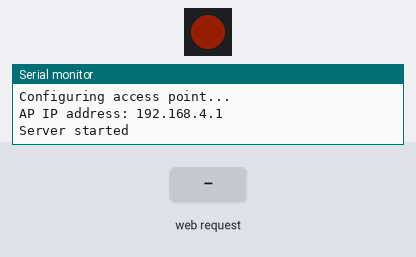
Recording of a sketch running on a simulated ESP32. On the bench: 1 RGB LEDs in strip order, left to right, the last lines printed to the serial monitor. The test bench sets the inputs (shaded band). Dim RGB values are drawn brighter than linear.

Above: at 1.2 s.
1.3 s: HTTP request GET /C received
At 1.7 s:
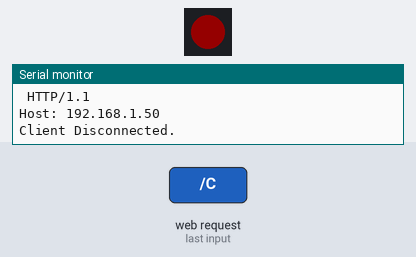
2.8 s: HTTP request GET /C received
At 4.0 s:
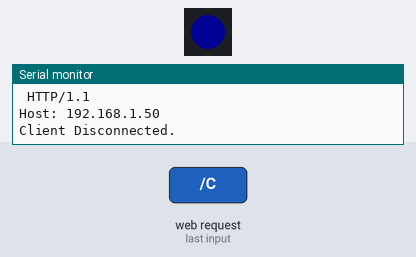
4.3 s: HTTP request GET /C received
At 5.2 s:
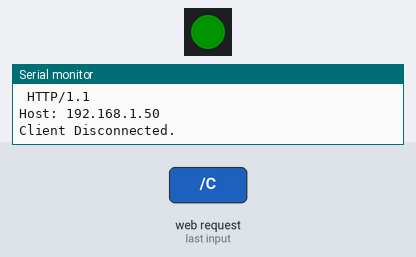
5.8 s: HTTP request GET /C received
At 6.4 s:
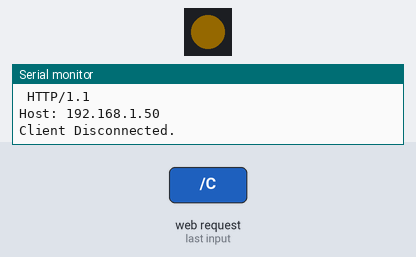
7.3 s: HTTP request GET /C received
At 8.7 s:
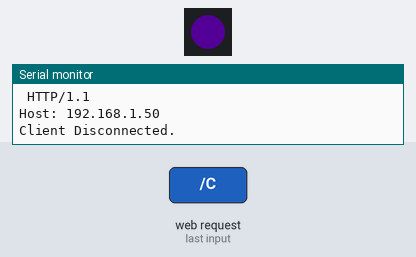
Timing chart, 0 to 9.8 s (numbered marks = the images above; inputs shaded):
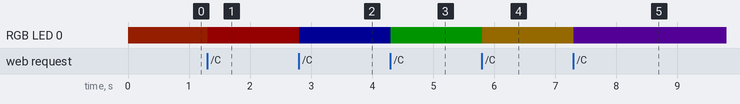

The sketch:

wifiAPpart4.ino
```cpp
/*
  WiFiAccessPoint.ino creates a WiFi access point and provides a web server on it.

  Steps:
  1. Connect to the access point
  2. Point your web browser to http://192.168.4.1/
  3. Press the CHANGE button: the NeoPixel and the webpage both step to the
     next color in the colors array (orange, red, blue, green, yellow, purple).

  Created for arduino-esp32 on 04 July, 2018
  by Elochukwu Ifediora (fedy0)
*/

#include <Arduino.h>
#include <WiFi.h>
#include <NetworkClient.h>
#include <WiFiAP.h>
#include <Adafruit_NeoPixel.h>

#define PIN_NEOPIXEL 38  // Set the GPIO pin where you connected your test LED or comment this line out if your dev board has a built-in LED
#define NUM_LEDS 1

// Set these to your desired credentials.
const char *ssid = "BOBASTICSIDEYE!";
const char *password = "batflash05";

// ---- Colors array (the "states") ----
const int NUM_COLORS = 6;
const char *colorNames[NUM_COLORS] = { "orange", "red", "blue", "green", "yellow", "purple" };
const uint8_t colorRGB[NUM_COLORS][3] = {   // NeoPixel colors
  { 255, 60, 0 },     // orange
  { 255, 0, 0 },      // red
  { 0, 0, 255 },      // blue
  { 0, 255, 0 },      // green
  { 255, 180, 0 },    // yellow
  { 140, 0, 255 }     // purple
};
const char *colorHex[NUM_COLORS] = {        // matching webpage colors
  "#FF8C00", "#E00000", "#0000FF", "#00A000", "#FFD700", "#8000FF"
};
int colorIndex = 0;                         // current state

NetworkServer server(80);
Adafruit_NeoPixel pixel(NUM_LEDS, PIN_NEOPIXEL, NEO_GRB + NEO_KHZ800);

void showColor() {
  pixel.setPixelColor(0, pixel.Color(colorRGB[colorIndex][0], colorRGB[colorIndex][1], colorRGB[colorIndex][2]));
  pixel.show();
}

void setup() {

  pixel.begin();            // Initialize NeoPixel
  pixel.setBrightness(20);  // Make it less bright!
  showColor();              // start on the first color (orange)

  Serial.begin(115200);
  Serial.println();
  Serial.println("Configuring access point...");

  // You can remove the password parameter if you want the AP to be open.
  // a valid password must have more than 7 characters
  if (!WiFi.softAP(ssid, password)) {
    log_e("Soft AP creation failed.");
    while (1)
      ;
  }
  IPAddress myIP = WiFi.softAPIP();
  Serial.print("AP IP address: ");
  Serial.println(myIP);
  server.begin();

  Serial.println("Server started");
}

void loop() {
  NetworkClient client = server.accept();  // listen for incoming clients

  if (client) {                     // if you get a client,
    Serial.println("New Client.");  // print a message out the serial port
    String currentLine = "";        // make a String to hold incoming data from the client
    while (client.connected()) {    // loop while the client's connected
      if (client.available()) {     // if there's bytes to read from the client,
        char c = client.read();     // read a byte, then
        Serial.write(c);            // print it out the serial monitor
        if (c == '\n') {            // if the byte is a newline character

          // if the current line is blank, you got two newline characters in a row.
          // that's the end of the client HTTP request, so send a response:
          if (currentLine.length() == 0) {
            // HTTP headers always start with a response code (e.g. HTTP/1.1 200 OK)
            // and a content-type so the client knows what's coming, then a blank line:
            client.println("HTTP/1.1 200 OK");
            client.println("Content-type:text/html");
            client.println();

            // the content of the HTTP response follows the header:
            // one button; page background matches the current color
            client.print("<body style=\"font-family:Helvetica,Arial,sans-serif;text-align:center;background:");
            client.print("black");
            client.print("\"><div style=\"background:white;display:inline-block;padding:20px 40px;margin-top:30px;border-radius:12px\">");
            client.print("<h1>ESP32-Access-Point</h1>");
            client.print("<p>State: ");
            client.print(colorNames[colorIndex]);
            client.print("</p>");
            client.print("<a href=\"/C\"><button style=\"background:");
            client.print(colorHex[colorIndex]);
            client.print(";color:white;border:none;padding:16px 40px;font-size:28px\">CHANGE</button></a>");
            client.print("</div></body>");

            // The HTTP response ends with another blank line:
            client.println();
            // break out of the while loop:
            break;
          } else {  // if you got a newline, then clear currentLine:
            currentLine = "";
          }
        } else if (c != '\r') {  // if you got anything else but a carriage return character,
          currentLine += c;      // add it to the end of the currentLine
        }

        // Check to see if the client request was "GET /C" (the CHANGE button):
        // step to the next color in the array, wrapping back to the start
        if (currentLine.endsWith("GET /C")) {
          colorIndex = (colorIndex + 1) % NUM_COLORS;
          Serial.print("State -> ");
          Serial.println(colorNames[colorIndex]);
          showColor();
        }
      }
    }
    // close the connection:
    client.stop();
    Serial.println("Client Disconnected.");
  }
}
```

Measured:
- after the input at 1.3 s, RGB LED 0: RGB(20, 4, 0) → RGB(20, 0, 0) at once
- after the input at 2.8 s, RGB LED 0: RGB(20, 0, 0) → RGB(0, 0, 20) at once
- after the input at 4.3 s, RGB LED 0: RGB(0, 0, 20) → RGB(0, 20, 0) at once
- after the input at 5.8 s, RGB LED 0: RGB(0, 20, 0) → RGB(20, 14, 0) at once
- after the input at 7.3 s, RGB LED 0: RGB(20, 14, 0) → RGB(11, 0, 20) at once
